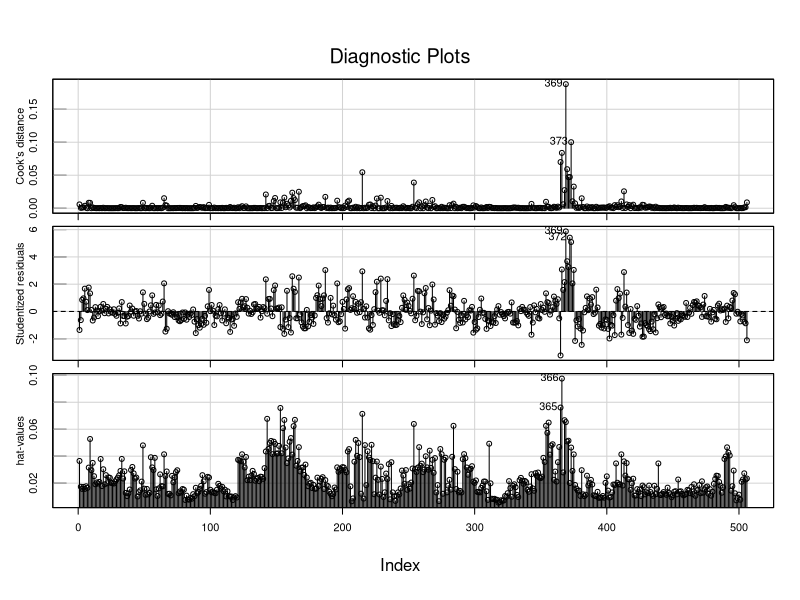
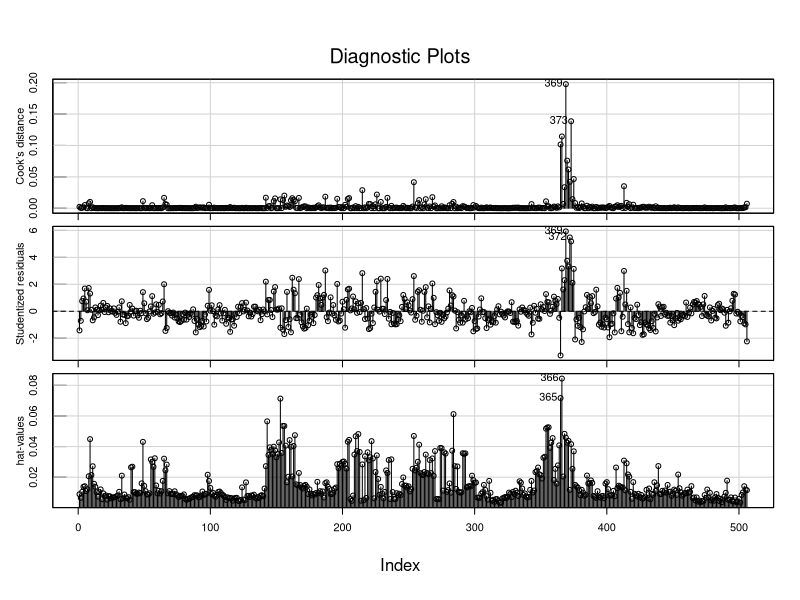

The R source for these figures, in order: (Note: this script raises an error after producing the figures.)
boston = readxl::read_excel("boston.xlsx")

b = boston[,-1]

#adicionando labels
b$chas=as.factor(b$chas)
levels(b$chas)=c("otherwise", "bounds river")

#Transformando log
b$crim = log(b$crim)

summary(b)



reg.mlt=lm(data=b, medv ~ crim + zn + indus + chas + nox + rm + age + dis + rad + ptratio + lstat)
summary(reg.mlt)

#multicolinearidade
library(rms)
round(vif(reg.mlt),1)

#anomalias
library(car)
influenceIndexPlot(reg.mlt , vars=c("Cook","Studentized","hat"))

#seleção de variáveis
reg.mlt2=step(reg.mlt);summary(reg.mlt2)
influenceIndexPlot(reg.mlt2 , vars=c("Cook","Studentized","hat"))

#previsao
hp$LPRICE_HAT=fitted.values(reg.mlt2)
hp$RES=residuals(reg.mlt2)
hp$EP=hp$RES/hp$LPRICE*100
plot(hp$EP)
grid(col=4)

SQFT=2500; lsqft=log(SQFT)
TAX=1200; ltax=log(TAX)
novo=data.frame(COR="no", LSQFT=lsqft, LTAX=ltax)
lprice.hat=predict(reg.mlt2, novo);lprice.hat
pricenew.hat=exp(lprice.hat);pricenew.hat

anova(reg.mlt2)
